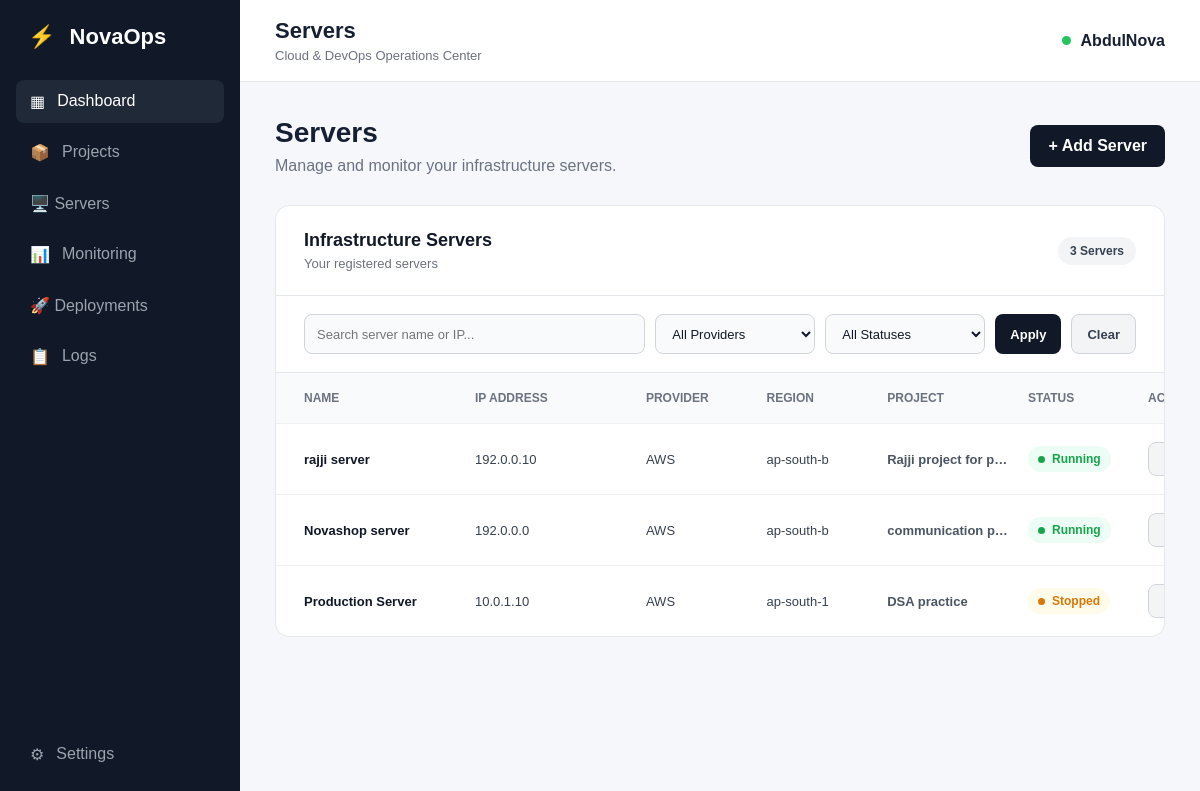
The page /servers on the database as committed earlier.
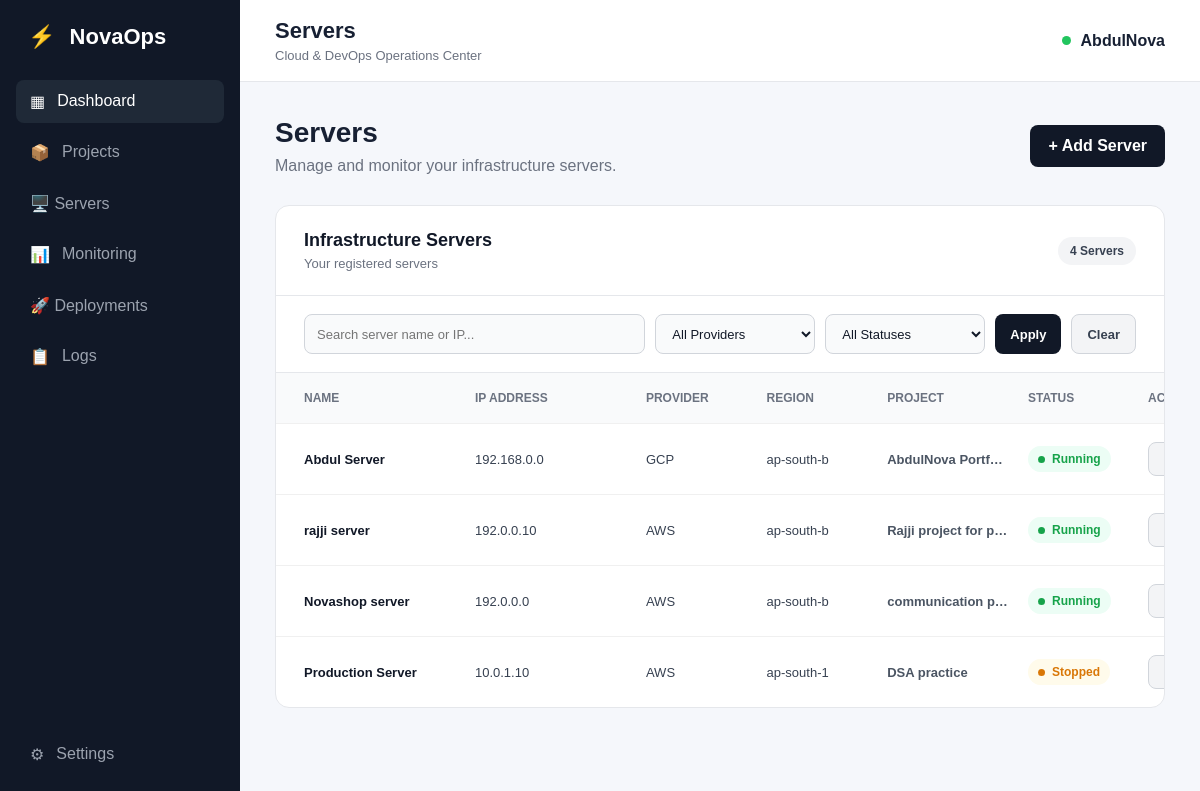
The same page on the database as committed later.
### app.py (models this page shows)
class Server(db.Model):
    id = db.Column(
        db.Integer,
        primary_key=True
    )
    name = db.Column(
        db.String(100),
        nullable=False
    )
    ip_address = db.Column(
        db.String(50),
        nullable=False
    )
    provider = db.Column(
        db.String(50),
        nullable=False
    )
    region = db.Column(
        db.String(50),
        nullable=False
    )
    status = db.Column(
        db.String(50),
        nullable=False
    )
    project_id = db.Column(
        db.Integer,
        db.ForeignKey("project.id"),
        nullable=True
    )

class Project(db.Model):
    id = db.Column(
        db.Integer,
        primary_key=True
    )
    name = db.Column(
        db.String(100),
        nullable=False
    )
    description = db.Column(
        db.Text,
        nullable=False
    )
    status = db.Column(
        db.String(50),
        nullable=False
    )
    servers = db.relationship(
        "Server",
        backref="project",
        lazy=True
    )

### app.py (the view, shortened to what this page needs)
@app.route("/servers")
def servers():
    search = request.args.get(
        "search",
        ""
    ).strip()
    provider = request.args.get(
        "provider",
        ""
    ).strip()
    status = request.args.get(
        "status",
        ""
    ).strip()
    query = Server.query
    if provider:
        query = query.filter(
            Server.provider == provider
        )
    if status:
        query = query.filter(
            Server.status == status
        )
    servers = query.order_by(
        Server.id.desc()
    ).all()
    return render_template(
        "servers.html",
        servers=servers,
        search=search,
        provider=provider,
        status=status
    )

### templates/servers.html (shortened to what this page needs)
{% extends "base.html" %}
{% block page_title %}
Servers
{% endblock %}
{% block content %}
<div class="welcome">
    <div>
        <h1>Servers</h1>
        <p>Manage and monitor your infrastructure servers.</p>
    </div>
    <a href="{{ url_for('new_server') }}" class="primary-btn">
        + Add Server
    </a>
</div>
<div class="server-card">
    <div class="server-card-header">
        <div>
            <h2>Infrastructure Servers</h2>
            <p>Your registered servers</p>
        </div>
        <span class="server-count">
            {{ servers|length }} Servers
        </span>
    </div>
    <div class="server-filters">
        <form method="GET" action="{{ url_for('servers') }}">
            <div class="filter-search">
                <input type="text" name="search" value="{{ search }}" placeholder="Search server name or IP...">
            </div>
            <div class="filter-select">
                <select name="provider">
                    <option value="">
                        All Providers
                    </option>
                </select>
            </div>
            <div class="filter-select">
                <select name="status">
                    <option value="">
                        All Statuses
                    </option>
                </select>
            </div>
            <button type="submit" class="filter-btn">
                Apply
            </button>
            <a href="{{ url_for('servers') }}" class="clear-filter-btn">
                Clear
            </a>
        </form>
    </div>
    <div class="server-table">
        <div class="server-table-header">
            <span>Name</span>
            <span>IP Address</span>
            <span>Provider</span>
            <span>Region</span>
            <span>Project</span>
            <span>Status</span>
            <span>Actions</span>
        </div>
        {% for server in servers %}
        <div class="server-row">
            <span class="server-name">
                {{ server.name }}
            </span>
            <span>
                {{ server.ip_address }}
            </span>
            <span>
                {{ server.provider }}
            </span>
            <span>
                {{ server.region }}
            </span>
            <span class="server-project">
                {% if server.project %}
                {{ server.project.name }}
                {% else %}
                Unassigned
                {% endif %}
            </span>
            <span class="server-status
    {% if server.status == 'Running' %}
        status-running
    {% elif server.status == 'Stopped' %}
        status-stopped
    {% elif server.status == 'Failed' %}
        status-failed
    {% endif %}">
                <span class="status-indicator"></span>
                {{ server.status }}
            </span>
            <div class="server-actions">
                <a href="{{ url_for('edit_server', server_id=server.id) }}" class="secondary-btn">
                </a>
            </div>
        </div>
        {% endfor %}
    </div>
</div>
{% endblock %}

Rows that differ between the two databases and show on the page:
added Server: name "Abdul Server", ip_address "192.168.0.0", provider "GCP", region "ap-south-b", project.name "AbdulNova Portf…", status "Running"
Other text that changed with them:
{{ servers|length }}: "3" → "4"
